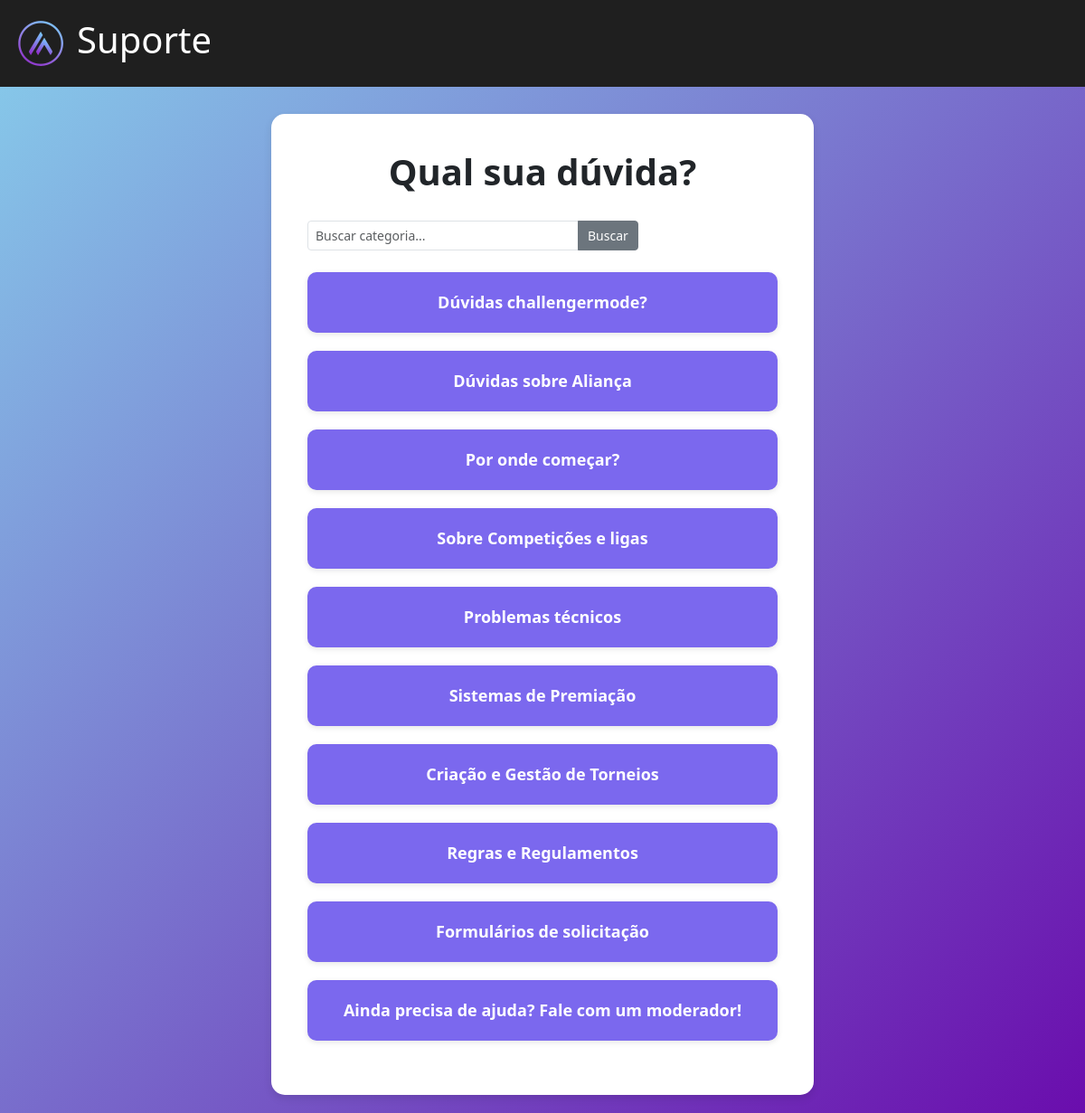
The page / on the database its author committed.
### faqapp/models.py (models this page shows, shortened)
class Categoria(models.Model):
    titulo = models.CharField(max_length=150)

### faqapp/views.py (the view)
# urls.py: path("", views.index, name="index"),
def index(request):
    return  render(request, "faqapp/index.html", {
        "categorias": Categoria.objects.all()
    })

### faqapp/templates/faqapp/index.html
{% extends "faqapp/layout.html" %}
{% block body %}
        <h2 class="titulo-duvida">Qual sua dúvida?</h2>
        <form method="GET" action="{% url 'busca_categoria' %}" class="search-bar-form mb-4">
            <div class="input-group">
                <input type="text" class="form-control form-control-sm" name="q" placeholder="Buscar categoria..." value="{{ request.GET.q }}">
                <button type="submit" class="btn btn-secondary btn-sm">Buscar</button>
            </div>
        </form>
    {% if not request.GET.q %}
    <a href="https://www.challengermode.com/help" class="categoria-link-wrapper">
        <div class="categoria-box">
            Dúvidas challengermode?
        </div>
    </a>
    {% endif %}
    {% for cat in categorias %}
        <a href="{% url 'categoria' cat.titulo %}" class="categoria-link-wrapper">
            <div class="categoria-box">
                {{cat.titulo}}
            </div>
        </a>
    {% endfor %}
    {% if not request.GET.q %}
    <a href="{% url 'formulario' %}" class="categoria-link-wrapper">
        <div class="categoria-box">
            Formulários de solicitação
        </div>
    </a>
    {% endif %}
    {% if not request.GET.q %}
    <a href="https://discord.com/channels/1297304929328828486/1297304929328828490" class="categoria-link-wrapper">
        <div class="categoria-box">
            Ainda precisa de ajuda? Fale com um moderador!
        </div>
    </a>
    {% endif %}
{% endblock %}

### faqapp/templates/faqapp/layout.html (shortened to what this page needs)
{% load static %}
<!DOCTYPE html>
<html lang="en">
<head>
    <link rel="stylesheet" href="{% static 'faqapp/styles.css' %}">
    <link href="https://cdn.jsdelivr.net/npm/bootstrap@5.3.0-alpha1/dist/css/bootstrap.min.css" rel="stylesheet">
</head>
<body>
    <header class="page-header">
        <div class="header-content">
            <a href="{% url 'index' %}"><img src="{% static 'faqapp/logo.png' %}" alt="Logo" class="logo"></a>
            <h1>Suporte</h1>
        </div>
    </header>
    <div class="container-categorias">
        {% block body %}
        {% endblock %}
    </div>
</body>
</html>

### faqapp/static/faqapp/styles.css (style rules this page uses)
body { min-height: 100vh; background: linear-gradient(to bottom right,#87CEEB, #6a0dad) !important; font-family: Arial, sans-serif; margin: 0; padding: 0; color: #000000; }
.titulo-duvida { text-align: center; margin-bottom: 30px; font-size: 40px; font-weight: bold; }
.search-bar-form { display: flex; justify-content: center; margin-top: 20px; }
.input-group .form-control-sm { font-size: 14px; max-width: 300px; }
.input-group .btn-sm { font-size: 14px; padding: 5px 10px; background-color: #6c757d; border-color: #6c757d; transition: background-color 0.3s ease; }
.input-group > .form-control, .input-group > .btn { margin: 0; }
.page-header { background-color: #1f1f1f; color: #ffffff; padding: 20px; text-align: center; margin-bottom: 30px; }
.header-content { display: flex; justify-content: left; align-items: center; }
.header-content .logo { height: 50px; margin-right: 15px; }
.container-categorias { background-color: #ffffff; padding: 40px; max-width: 600px; margin: 20px auto; border-radius: 15px; box-shadow: 0 4px 10px rgba(0, 0, 0, 0.1); }
.categoria-link-wrapper { text-decoration: none; display: block; color: inherit; }
.categoria-box { background-color: #7B68EE; padding: 20px; margin-bottom: 20px; border-radius: 10px; text-align: center; box-shadow: 0 2px 6px rgba(0, 0, 0, 0.1); color: #ffffff; font-size: 18px; font-weight: bold; transition: background-color 0.3s ease; }

### rows shown on the page
Categoria: titulo "Dúvidas sobre Aliança"
Categoria: titulo "Por onde começar?"
Categoria: titulo "Sobre Competições e ligas"
Categoria: titulo "Problemas técnicos"
Categoria: titulo "Sistemas de Premiação"
Categoria: titulo "Criação e Gestão de Torneios"
Categoria: titulo "Regras e Regulamentos"
